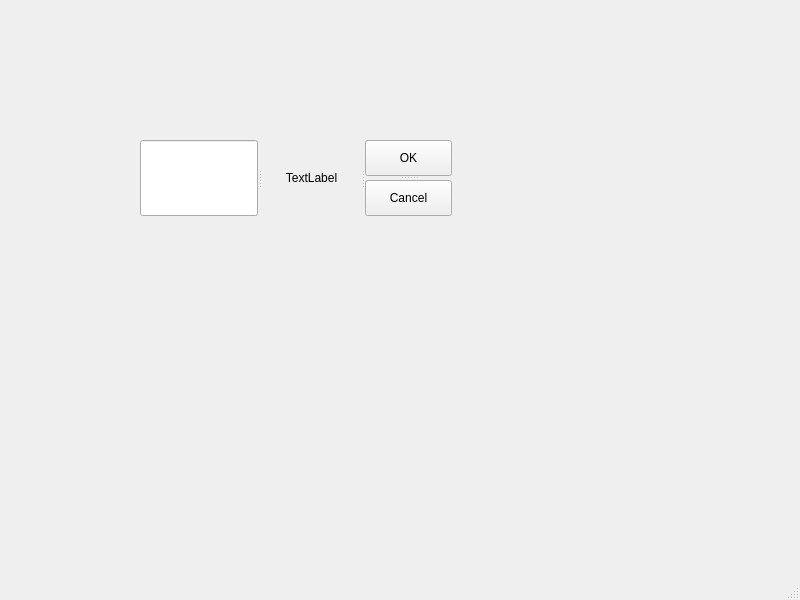
<?xml version="1.0" encoding="UTF-8"?>
<ui version="4.0">
 <class>MainWindow</class>
 <widget class="QMainWindow" name="MainWindow">
  <property name="geometry">
   <rect>
    <x>0</x>
    <y>0</y>
    <width>800</width>
    <height>600</height>
   </rect>
  </property>
  <property name="minimumSize">
   <size>
    <width>100</width>
    <height>0</height>
   </size>
  </property>
  <property name="windowTitle">
   <string>MainWindow</string>
  </property>
  <widget class="QWidget" name="centralwidget">
   <widget class="QSplitter" name="splitter">
    <property name="geometry">
     <rect>
      <x>140</x>
      <y>140</y>
      <width>312</width>
      <height>76</height>
     </rect>
    </property>
    <property name="orientation">
     <enum>Qt::Horizontal</enum>
    </property>
    <widget class="QLineEdit" name="lineEdit">
     <property name="minimumSize">
      <size>
       <width>80</width>
       <height>0</height>
      </size>
     </property>
    </widget>
    <widget class="QLabel" name="label">
     <property name="minimumSize">
      <size>
       <width>90</width>
       <height>0</height>
      </size>
     </property>
     <property name="text">
      <string>TextLabel</string>
     </property>
     <property name="textFormat">
      <enum>Qt::PlainText</enum>
     </property>
     <property name="alignment">
      <set>Qt::AlignCenter</set>
     </property>
     <property name="margin">
      <number>30</number>
     </property>
    </widget>
    <widget class="QSplitter" name="splitter_2">
     <property name="orientation">
      <enum>Qt::Vertical</enum>
     </property>
     <widget class="QPushButton" name="pushButton">
      <property name="text">
       <string>OK</string>
      </property>
     </widget>
     <widget class="QPushButton" name="pushButton_2">
      <property name="text">
       <string>Cancel</string>
      </property>
     </widget>
    </widget>
   </widget>
  </widget>
  <widget class="QMenuBar" name="menubar">
   <property name="geometry">
    <rect>
     <x>0</x>
     <y>0</y>
     <width>800</width>
     <height>24</height>
    </rect>
   </property>
  </widget>
  <widget class="QStatusBar" name="statusbar"/>
 </widget>
 <resources/>
 <connections>
  <connection>
   <sender>pushButton</sender>
   <signal>clicked()</signal>
   <receiver>pushButton</receiver>
   <slot>click()</slot>
   <hints>
    <hint type="sourcelabel">
     <x>418</x>
     <y>183</y>
    </hint>
    <hint type="destinationlabel">
     <x>418</x>
     <y>183</y>
    </hint>
   </hints>
  </connection>
  <connection>
   <sender>lineEdit</sender>
   <signal>textChanged(QString)</signal>
   <receiver>label</receiver>
   <slot>setText(QString)</slot>
   <hints>
    <hint type="sourcelabel">
     <x>182</x>
     <y>186</y>
    </hint>
    <hint type="destinationlabel">
     <x>276</x>
     <y>200</y>
    </hint>
   </hints>
  </connection>
  <connection>
   <sender>lineEdit</sender>
   <signal>textChanged(QString)</signal>
   <receiver>menubar</receiver>
   <slot>setWindowTitle(QString)</slot>
   <hints>
    <hint type="sourcelabel">
     <x>184</x>
     <y>171</y>
    </hint>
    <hint type="destinationlabel">
     <x>184</x>
     <y>4</y>
    </hint>
   </hints>
  </connection>
  <connection>
   <sender>pushButton</sender>
   <signal>clicked()</signal>
   <receiver>pushButton</receiver>
   <slot>click()</slot>
   <hints>
    <hint type="sourcelabel">
     <x>420</x>
     <y>182</y>
    </hint>
    <hint type="destinationlabel">
     <x>420</x>
     <y>182</y>
    </hint>
   </hints>
  </connection>
  <connection>
   <sender>pushButton_2</sender>
   <signal>released()</signal>
   <receiver>MainWindow</receiver>
   <slot>close()</slot>
   <hints>
    <hint type="sourcelabel">
     <x>436</x>
     <y>214</y>
    </hint>
    <hint type="destinationlabel">
     <x>487</x>
     <y>260</y>
    </hint>
   </hints>
  </connection>
 </connections>
</ui>
